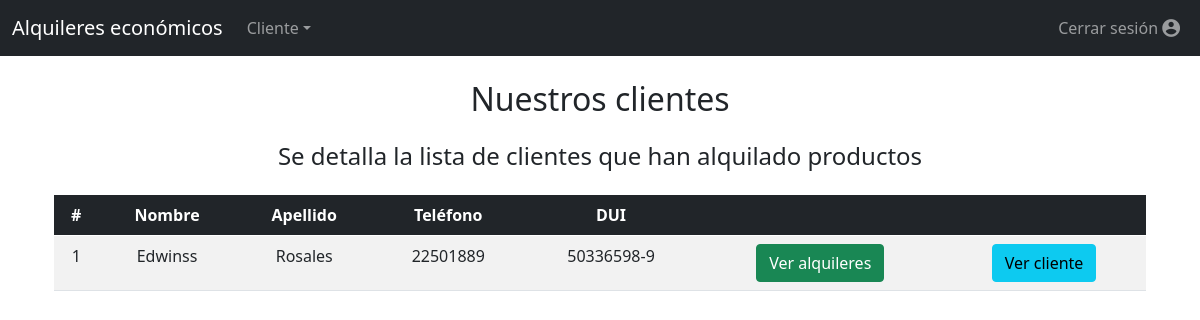
/index.php (signed in), run on the app's committed database.
### tables this page shows
CREATE TABLE `clientes` (
  `cliente_id` int(11) NOT NULL,
  `nombres` varchar(50) NOT NULL,
  `apellidos` varchar(50) NOT NULL,
  `dui` varchar(10) NOT NULL,
  `telefono` int(11) NOT NULL,
  `fecha_registro` timestamp NOT NULL DEFAULT current_timestamp()
);

### core/connect.php (called while the page is built, shortened)
<?php
    class Connect
    {
        protected static function connection()
        {
            try {
                $pdo = new PDO(DBMS, USER, PASSWORD);
                $pdo->setAttribute(PDO::ATTR_ERRMODE, PDO::ERRMODE_EXCEPTION);
                $pdo->exec(COLLATION);
            } catch (PDOException $ex) {
                die($ex->getMessage());
            }
            return $pdo;
        }
    }
?>

### core/client.php (called while the page is built, shortened)
<?php
require_once 'connect.php';
class Client extends Connect
{
    private $pdo;
    function __construct()
    {
        $this->pdo = Connect::connection();
    }
    public function listarClientes()
    {
        try {
            $sql = "SELECT * FROM clientes ORDER BY cliente_id DESC";
            $stm = $this->pdo->prepare($sql);
            $stm->execute();
            $result = $stm->fetchAll(PDO::FETCH_ASSOC);
            return $result;
        } catch (Exception $e) {
            die($e->getMessage());
        }
    }
}
$client = new Client();
if (isset($_POST['action'])) {
    $action = $_POST['action'];
} else {
    $action = "list";
}
switch ($action) {
    case 'list':
        $response = $client->listarClientes();
        break;
}

### views/inicio.php (the view)
<?php
    require_once 'core/client.php';
?>
<div class="container-fluid">
    <center>
        <div class="pb-3">
            <h2>Nuestros clientes</h2>
        </div>
        <div class="pb-3">
            <h4>Se detalla la lista de clientes que han alquilado productos</h4>
        </div>
    </center>
    <div class="table-responsive text-center">
        <table id="myTable" class="table table-striped table-hover pt-3">
            <thead class="table-dark">
                <tr>
                    <th>#</th>
                    <th>Nombre</th>
                    <th>Apellido</th>
                    <th>Teléfono</th>
                    <th>DUI</th>
                    <th></th>
                    <th></th>
                </tr>
            </thead>
            <tbody>
                <?php
                    if (count($response) > 0) {
                        foreach ($response as $row) {
                ?>
                    <tr>
                        <td><?php echo $row['cliente_id']; ?></td>
                        <td><?php echo $row['nombres']; ?></td>
                        <td><?php echo $row['apellidos']; ?></td>
                        <td><?php echo $row['telefono']; ?></td>
                        <td><?php echo $row['dui']; ?></td>
                        <td>
                            <a href="index.php?page=alquileres&code=<?php echo $row['cliente_id'] ?>" class="btn btn-success">Ver alquileres</a>
                        </td>
                        <td>
                            <a href="index.php?page=detalles-cliente&code=<?php echo $row['cliente_id'] ?>" class="btn btn-info">Ver cliente</a>
                        </td>
                    </tr>
                <?php
                        }
                    } else {
                ?>
                    <tr>
                        <td colspan="7">No se encontraron registros</td>
                    </tr>
                <?php
                    }
                ?>
            </tbody>
        </table>
    </div>
</div>

### data on the page
clientes: cliente_id "1", nombres "Edwinss", apellidos "Rosales", telefono "22501889", dui "50336598-9"
